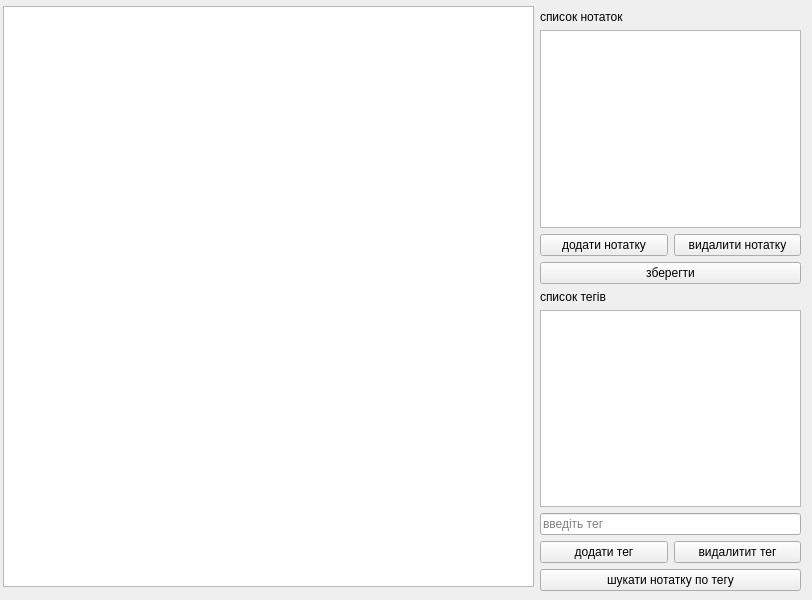
<?xml version="1.0" encoding="UTF-8"?>
<ui version="4.0">
 <class>MainWindow</class>
 <widget class="QMainWindow" name="MainWindow">
  <property name="geometry">
   <rect>
    <x>0</x>
    <y>0</y>
    <width>812</width>
    <height>600</height>
   </rect>
  </property>
  <property name="windowTitle">
   <string>MainWindow</string>
  </property>
  <widget class="QWidget" name="centralwidget">
   <widget class="QTextEdit" name="textEdit">
    <property name="geometry">
     <rect>
      <x>3</x>
      <y>6</y>
      <width>531</width>
      <height>581</height>
     </rect>
    </property>
   </widget>
   <widget class="QWidget" name="verticalLayoutWidget">
    <property name="geometry">
     <rect>
      <x>540</x>
      <y>10</y>
      <width>261</width>
      <height>581</height>
     </rect>
    </property>
    <layout class="QVBoxLayout" name="verticalLayout">
     <item>
      <widget class="QLabel" name="label">
       <property name="text">
        <string>список нотаток</string>
       </property>
      </widget>
     </item>
     <item>
      <widget class="QListWidget" name="notes_list"/>
     </item>
     <item>
      <layout class="QHBoxLayout" name="horizontalLayout">
       <item>
        <widget class="QPushButton" name="add_note">
         <property name="text">
          <string>додати нотатку</string>
         </property>
        </widget>
       </item>
       <item>
        <widget class="QPushButton" name="del_note">
         <property name="text">
          <string>видалити нотатку</string>
         </property>
        </widget>
       </item>
      </layout>
     </item>
     <item>
      <widget class="QPushButton" name="save_note">
       <property name="text">
        <string>зберегти</string>
       </property>
      </widget>
     </item>
     <item>
      <widget class="QLabel" name="label_2">
       <property name="text">
        <string>список тегів</string>
       </property>
      </widget>
     </item>
     <item>
      <widget class="QListWidget" name="tags_list"/>
     </item>
     <item>
      <widget class="QLineEdit" name="tag_input">
       <property name="placeholderText">
        <string>введіть тег</string>
       </property>
      </widget>
     </item>
     <item>
      <layout class="QHBoxLayout" name="horizontalLayout_2">
       <item>
        <widget class="QPushButton" name="add_tag">
         <property name="text">
          <string>додати тег</string>
         </property>
        </widget>
       </item>
       <item>
        <widget class="QPushButton" name="del_teg">
         <property name="text">
          <string>видалитит тег</string>
         </property>
        </widget>
       </item>
      </layout>
     </item>
     <item>
      <widget class="QPushButton" name="search_btn">
       <property name="text">
        <string>шукати нотатку по тегу</string>
       </property>
      </widget>
     </item>
    </layout>
   </widget>
  </widget>
 </widget>
 <resources/>
 <connections/>
</ui>
